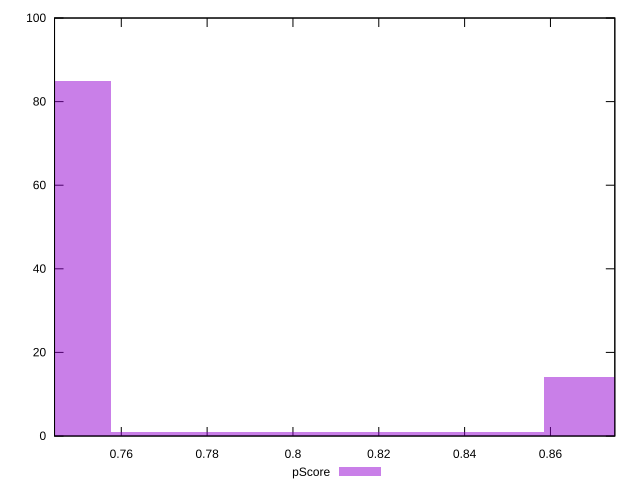

Write the gnuplot code that produced this figure.
reset

$pScore <<EOF
0.8080477974835807 1
0.9090537721690283 14
0.7070418227981331 85
EOF

set key outside below
set boxwidth 0.10100597468544759
set xrange [0.7444444444444445:0.875]
set yrange [0:100]
set trange [0:100]
set style fill transparent solid 0.5 noborder
set terminal svg size 640, 490 enhanced background rgb 'white'
set output "report_00019_2021-02-10T18-14-37.922Z//offscreen-images/samples/pages+cached+noadtech/pScore/histogram.svg"

plot $pScore title "pScore" with boxes

reset
